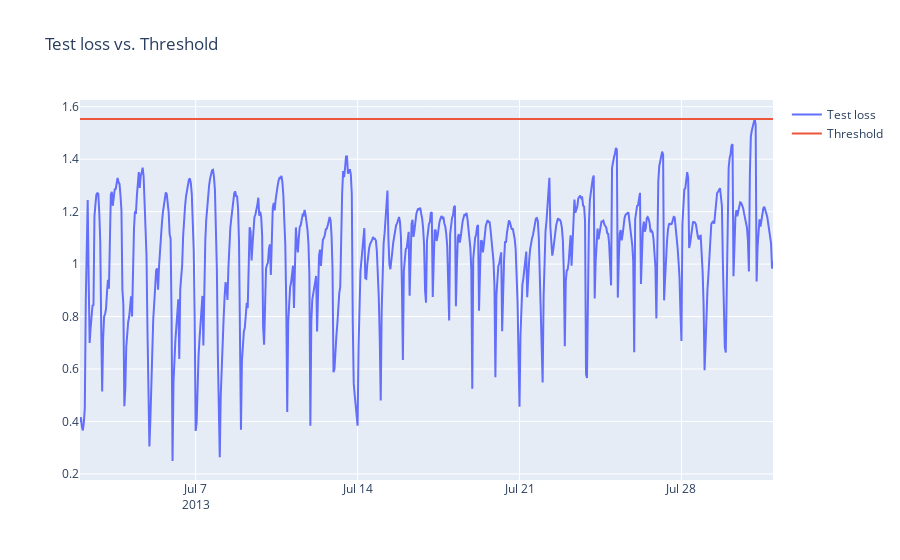

Write notebook code for a chart like this one.
### Code cell
# Interactive chart (plotly): Test Loss & Treshold

fig1 = go.Figure()
fig1.add_trace(go.Scatter(x=test1_score_df.index, y=test1_score_df['loss'], name='Test loss'))
fig1.add_trace(go.Scatter(x=test1_score_df.index, y=test1_score_df['threshold'], name='Threshold'))
fig1.update_layout(showlegend=True, title='Test loss vs. Threshold')
fig1.show()

### Figure 1 — Plotly figure (JSON) as saved in the notebook; plotly's stock layout.template omitted (floating-point values rounded to 4 significant figures; data arrays with more than 128 entries replaced by an {"elided": "..."} marker saying what was removed)
{"data": [{"name": "Test loss", "type": "scatter", "x": {"elided": "720 str values"}, "y": {"elided": "720 float values"}}, {"name": "Threshold", "type": "scatter", "x": {"elided": "720 str values"}, "y": {"elided": "720 float values"}}], "layout": {"showlegend": true, "title": {"text": "Test loss vs. Threshold"}}}
